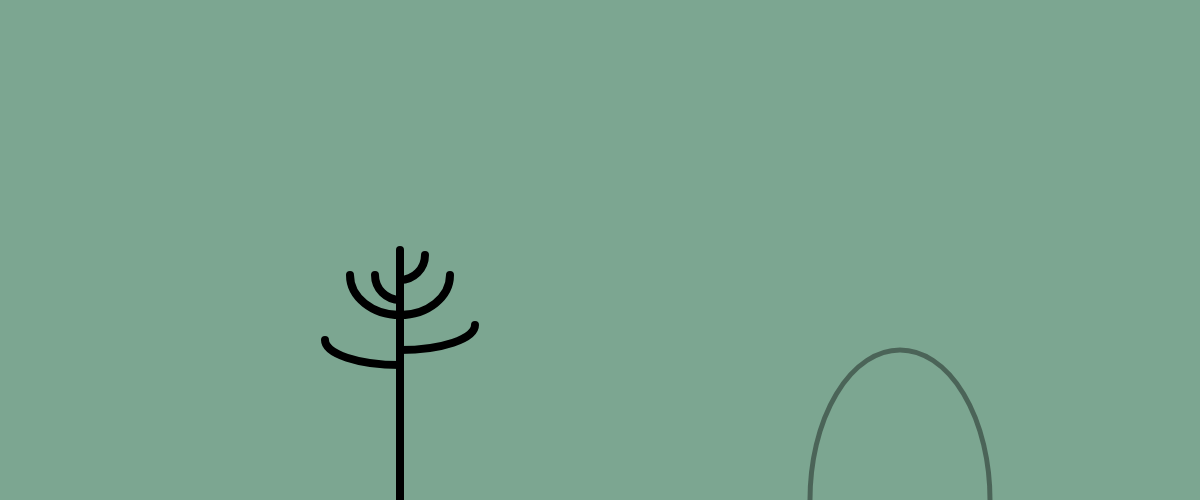
Frame 1 (no input)
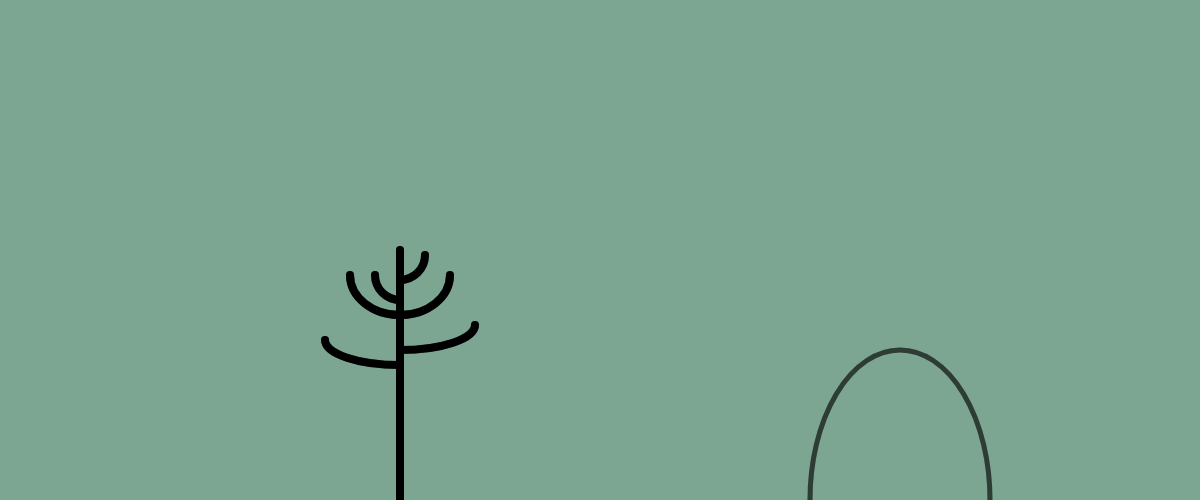
Frame 2 (the mouse pressed at the canvas centre, redrawn once)

The p5.js sketch that drew these frames (run headless with seeded random() and noise() and a simulated clock; the mouse was pressed at the canvas centre and the sketch redrawn once):

// p5.js sketch
// ── sketch.js

function setup() {
  createCanvas(windowWidth, 500);
    background(70, 130, 100, 180);  

}

function draw() {
  strokeWeight(8);
    noFill();
  noLoop();
  //createSlider();

//TRONCO
  line(windowWidth/3, 500, windowWidth/3, 250);

//RAMAS ARBOL
  arc(windowWidth/3, 340, 150, 50, HALF_PI, PI);
  arc(windowWidth/3, 325, 150, 50, 0, HALF_PI);
  arc(windowWidth/3, 275, 50, 50, HALF_PI, PI);
  arc(windowWidth/3, 255, 50, 50, 0, HALF_PI);
  arc(windowWidth/3, 275, 100, 80, 0, PI);
  
//HOJA
  strokeWeight(5);
  stroke(0, 100);
  ellipse(3*windowWidth/4, windowHeight/2, 180, 300);

}

function Leaves(x, y, w, h, start, stop){
  push();
  translate(x, y);
  strokeWeight(3);
  stroke(30, 255, 100, 200);
  fill(150, 240, 0, 60);
  
  
  ellipse(0,0,random(2, 25),random(2,25)*2, 0, 0);
  
  if(windowWidth/3+60<x<windowWidth/3-60, 350< y <200){
      ellipse(0,0,random(2, 25),random(2,25)*2, 0, 0);
  }
  
  pop()
}

function leaveVein(x, y, ang, mag){
  
}
